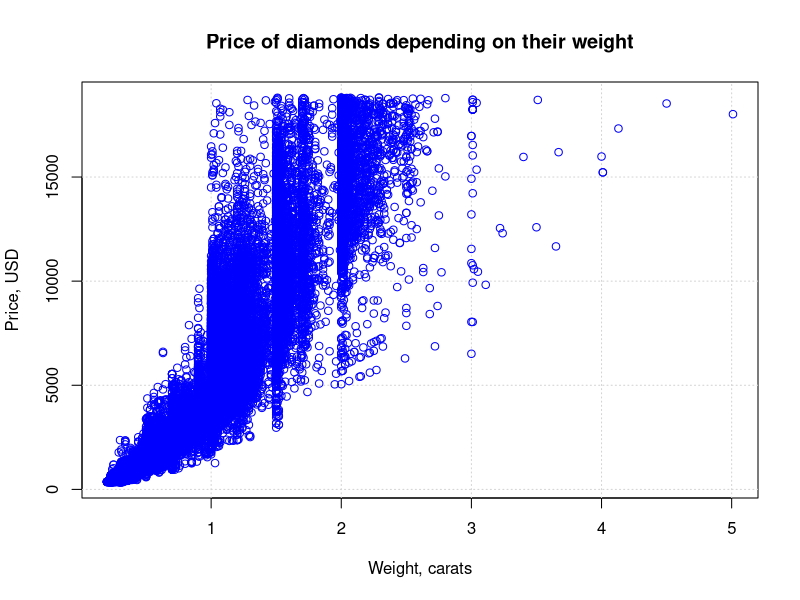

Here is the R script that generated this plot:
## ---- chunk 1
library(ggplot2)
numberOfDiamonds <- nrow(diamonds)
## ---- chunk 2
with(diamonds, {
    plot(x = carat, y = price, type = "n", 
         xlab = "Weight, carats", ylab = "Price, USD",
         main = "Price of diamonds depending on their weight")
    grid()
    points(x = carat, y = price, col = "blue")
})

